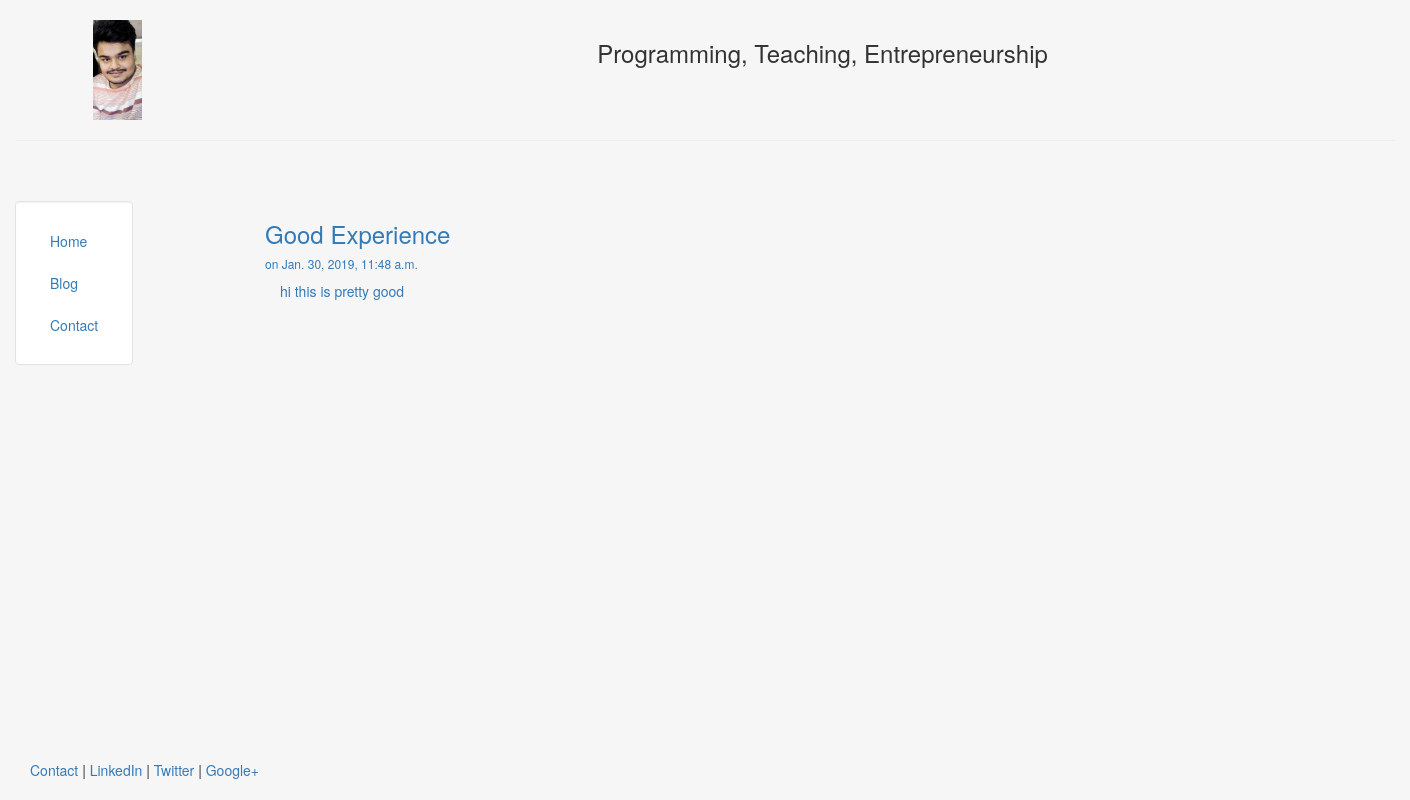
Page /blog/2 on the committed database.
### blog/models.py (models this page shows, shortened)
class Post(models.Model):
    title = models.CharField(max_length = 140)
    body = models.TextField()
    date = models.DateTimeField()

### blog/templates/blog/post.html
{% extends "personal/header.html"%}
{% block content%}
<h3><a href="/blog/{{post.id}}">{{post.title}}</h3>
<h6> on {{post.date}}</h6>
<div class = "container">
		{{post.body|safe|linebreaks}}
</div>
<br></br>
{% endblock%}

### personal/templates/personal/header.html (style rules this page uses)
html, body { height:100% }

### rows in the picture
Post: title "Good Experience", date "Jan. 30, 2019, 11:48 a.m.", body "hi this is pretty good"
